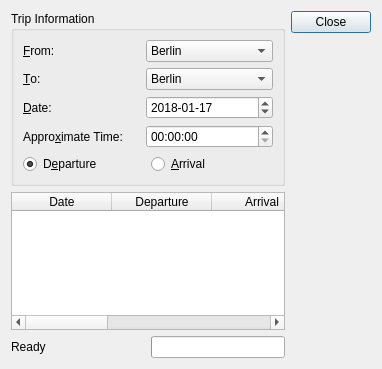
<?xml version="1.0" encoding="UTF-8"?>
<ui version="4.0">
 <class>TripPlanner</class>
 <widget class="QDialog" name="TripPlanner">
  <property name="geometry">
   <rect>
    <x>0</x>
    <y>0</y>
    <width>382</width>
    <height>369</height>
   </rect>
  </property>
  <property name="windowTitle">
   <string>Trip Planner</string>
  </property>
  <layout class="QGridLayout">
   <item row="0" column="0">
    <widget class="QGroupBox" name="tripInfoGroupBox">
     <property name="title">
      <string>Trip Information</string>
     </property>
     <layout class="QGridLayout">
      <item row="3" column="0">
       <widget class="QLabel" name="timeLabel">
        <property name="text">
         <string>Appro&amp;ximate Time:</string>
        </property>
        <property name="buddy">
         <cstring>timeEdit</cstring>
        </property>
       </widget>
      </item>
      <item row="2" column="1">
       <widget class="QDateTimeEdit" name="dateEdit">
        <property name="date">
         <date>
          <year>2018</year>
          <month>1</month>
          <day>17</day>
         </date>
        </property>
        <property name="displayFormat">
         <string>yyyy-MM-dd</string>
        </property>
       </widget>
      </item>
      <item row="3" column="1">
       <widget class="QDateTimeEdit" name="timeEdit">
        <property name="displayFormat">
         <string>hh:mm:ss</string>
        </property>
       </widget>
      </item>
      <item row="2" column="0">
       <widget class="QLabel" name="dateLabel">
        <property name="text">
         <string>&amp;Date:</string>
        </property>
        <property name="buddy">
         <cstring>dateEdit</cstring>
        </property>
       </widget>
      </item>
      <item row="1" column="0">
       <widget class="QLabel" name="toLabel">
        <property name="text">
         <string>&amp;To:</string>
        </property>
        <property name="buddy">
         <cstring>toComboBox</cstring>
        </property>
       </widget>
      </item>
      <item row="4" column="0" colspan="2">
       <layout class="QHBoxLayout">
        <item>
         <widget class="QRadioButton" name="departureRadioButton">
          <property name="text">
           <string>D&amp;eparture</string>
          </property>
          <property name="shortcut">
           <string>Alt+E</string>
          </property>
          <property name="checked">
           <bool>true</bool>
          </property>
         </widget>
        </item>
        <item>
         <widget class="QRadioButton" name="arrivalRadioButton">
          <property name="text">
           <string>&amp;Arrival</string>
          </property>
          <property name="shortcut">
           <string>Alt+A</string>
          </property>
         </widget>
        </item>
       </layout>
      </item>
      <item row="0" column="1">
       <widget class="QComboBox" name="fromComboBox">
        <property name="currentIndex">
         <number>0</number>
        </property>
        <item>
         <property name="text">
          <string>Berlin</string>
         </property>
        </item>
        <item>
         <property name="text">
          <string>Bonn</string>
         </property>
        </item>
        <item>
         <property name="text">
          <string>Bremen</string>
         </property>
        </item>
        <item>
         <property name="text">
          <string>Dresden</string>
         </property>
        </item>
        <item>
         <property name="text">
          <string>Düsseldorf</string>
         </property>
        </item>
        <item>
         <property name="text">
          <string>Dortmund</string>
         </property>
        </item>
        <item>
         <property name="text">
          <string>Frankfurt am Main</string>
         </property>
        </item>
        <item>
         <property name="text">
          <string>Hannover</string>
         </property>
        </item>
        <item>
         <property name="text">
          <string>Hamburg</string>
         </property>
        </item>
        <item>
         <property name="text">
          <string>München</string>
         </property>
        </item>
        <item>
         <property name="text">
          <string>Nürnberg</string>
         </property>
        </item>
        <item>
         <property name="text">
          <string>Rostock</string>
         </property>
        </item>
        <item>
         <property name="text">
          <string>Stuttgart</string>
         </property>
        </item>
       </widget>
      </item>
      <item row="1" column="1">
       <widget class="QComboBox" name="toComboBox">
        <property name="currentIndex">
         <number>0</number>
        </property>
        <item>
         <property name="text">
          <string>Berlin</string>
         </property>
        </item>
        <item>
         <property name="text">
          <string>Bonn</string>
         </property>
        </item>
        <item>
         <property name="text">
          <string>Bremen</string>
         </property>
        </item>
        <item>
         <property name="text">
          <string>Dresden</string>
         </property>
        </item>
        <item>
         <property name="text">
          <string>Düsseldorf</string>
         </property>
        </item>
        <item>
         <property name="text">
          <string>Dortmund</string>
         </property>
        </item>
        <item>
         <property name="text">
          <string>Frankfurt am Main</string>
         </property>
        </item>
        <item>
         <property name="text">
          <string>Hannover</string>
         </property>
        </item>
        <item>
         <property name="text">
          <string>Hamburg</string>
         </property>
        </item>
        <item>
         <property name="text">
          <string>München</string>
         </property>
        </item>
        <item>
         <property name="text">
          <string>Nürnberg</string>
         </property>
        </item>
        <item>
         <property name="text">
          <string>Rostock</string>
         </property>
        </item>
        <item>
         <property name="text">
          <string>Stuttgart</string>
         </property>
        </item>
       </widget>
      </item>
      <item row="0" column="0">
       <widget class="QLabel" name="fromLabel">
        <property name="text">
         <string>&amp;From:</string>
        </property>
        <property name="buddy">
         <cstring>fromComboBox</cstring>
        </property>
       </widget>
      </item>
     </layout>
    </widget>
   </item>
   <item row="0" column="1" rowspan="3">
    <widget class="QDialogButtonBox" name="buttonBox">
     <property name="orientation">
      <enum>Qt::Vertical</enum>
     </property>
     <property name="standardButtons">
      <set>QDialogButtonBox::Close</set>
     </property>
    </widget>
   </item>
   <item row="1" column="0">
    <widget class="QTableWidget" name="tableWidget">
     <property name="columnCount">
      <number>6</number>
     </property>
     <column>
      <property name="text">
       <string>Date</string>
      </property>
     </column>
     <column>
      <property name="text">
       <string>Departure</string>
      </property>
     </column>
     <column>
      <property name="text">
       <string>Arrival</string>
      </property>
     </column>
     <column>
      <property name="text">
       <string>Duration</string>
      </property>
     </column>
     <column>
      <property name="text">
       <string>Changes</string>
      </property>
     </column>
     <column>
      <property name="text">
       <string>Train type</string>
      </property>
     </column>
    </widget>
   </item>
   <item row="2" column="0">
    <layout class="QHBoxLayout">
     <item>
      <widget class="QLabel" name="statusLabel">
       <property name="sizePolicy">
        <sizepolicy hsizetype="Expanding" vsizetype="Preferred">
         <horstretch>0</horstretch>
         <verstretch>0</verstretch>
        </sizepolicy>
       </property>
       <property name="text">
        <string>Ready</string>
       </property>
      </widget>
     </item>
     <item>
      <widget class="QProgressBar" name="progressBar">
       <property name="minimum">
        <number>0</number>
       </property>
       <property name="maximum">
        <number>100</number>
       </property>
       <property name="orientation">
        <enum>Qt::Horizontal</enum>
       </property>
      </widget>
     </item>
    </layout>
   </item>
  </layout>
 </widget>
 <resources/>
 <connections/>
</ui>
